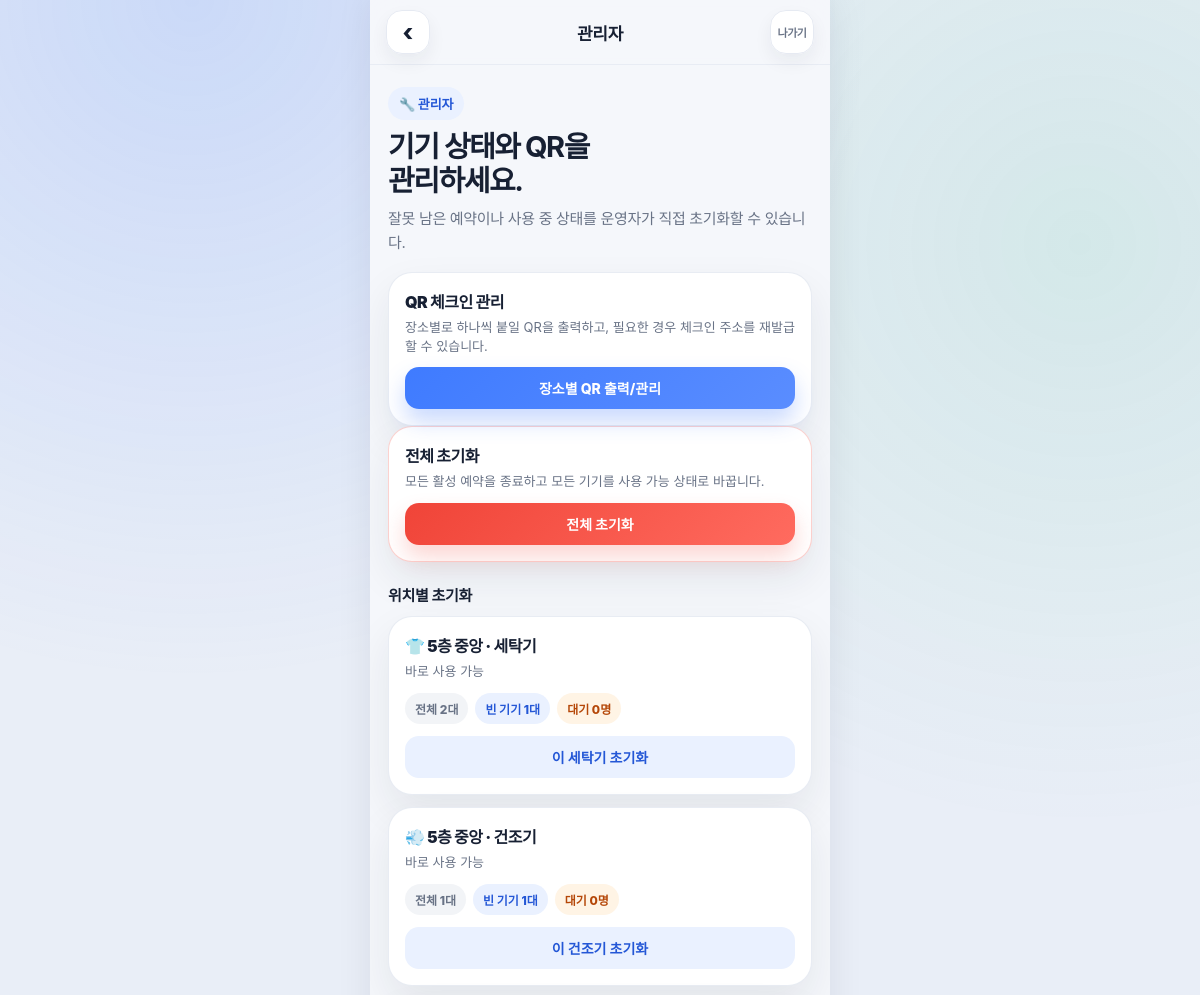
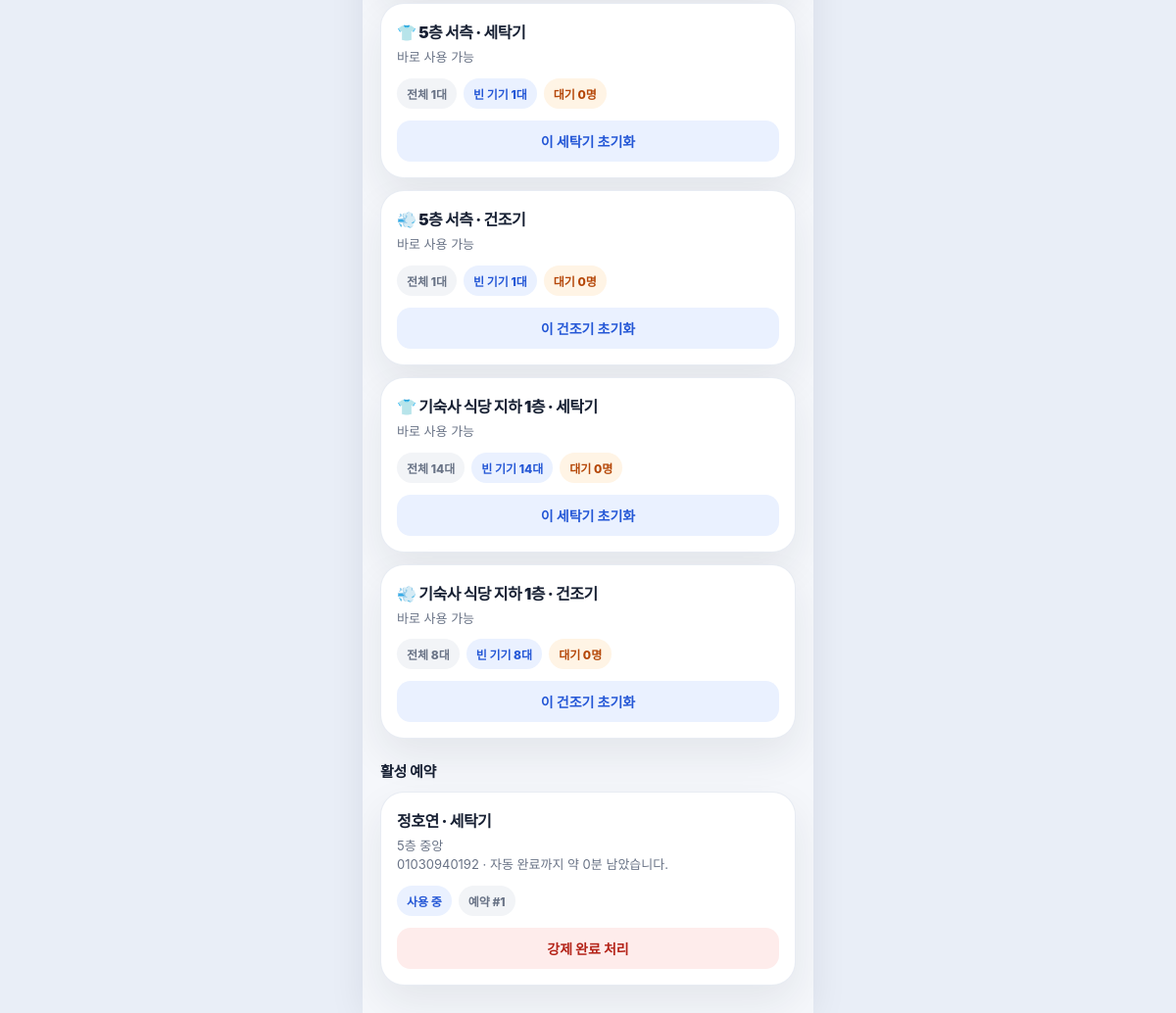
Page /admin (signed in) on the committed database (2 pictures, top to bottom).
### app.py (models this page shows)
class Location(db.Model):
    id = db.Column(db.Integer, primary_key=True)
    name = db.Column(db.String(50), nullable=False)
    qr_token = db.Column(db.String(64), nullable=True, default=create_location_qr_token)  # 장소별 QR 체크인 토큰

class Reservation(db.Model):
    id = db.Column(db.Integer, primary_key=True)
    machine_id = db.Column(db.Integer, db.ForeignKey('machine.id'), nullable=False)
    name = db.Column(db.String(50), nullable=False)
    contact = db.Column(db.String(100), nullable=False)  # 휴대폰 번호
    is_checked_in = db.Column(db.Boolean, default=False)
    is_completed = db.Column(db.Boolean, default=False)
    is_expired = db.Column(db.Boolean, default=False)
    created_at = db.Column(db.DateTime, default=datetime.now)
    notified_at = db.Column(db.DateTime, nullable=True)
    started_at = db.Column(db.DateTime, nullable=True)  # 사용 시작 시간, 자동 완료 기준
    access_token = db.Column(db.String(64), nullable=True)  # 숫자 URL 추측 방지용 예약 접근 토큰
    is_cancelled = db.Column(db.Boolean, default=False)  # 사용자가 직접 취소한 예약인지
    cancelled_at = db.Column(db.DateTime, nullable=True)  # 사용자가 예약을 취소한 시간
    call_message_sent_at = db.Column(db.DateTime, nullable=True)  # 사용 가능 알림 중복 발송 방지용
    expired_message_sent_at = db.Column(db.DateTime, nullable=True)  # 노쇼 취소 알림 중복 발송 방지용
    auto_finish_message_sent_at = db.Column(db.DateTime, nullable=True)  # 자동 완료 알림 중복 발송 방지용
    pre_call_message_sent_at = db.Column(db.DateTime, nullable=True)  # 완료 5분 전 사전 알림 중복 발송 방지용
    machine = db.relationship('Machine', backref='reservations')

### app.py (the view)
@app.route('/admin', methods=['GET', 'POST'])
def admin():
    password = get_admin_password()
    error = None
    if not password:
        return render_template(
            'admin_login.html',
            error='관리자 비밀번호가 설정되어 있지 않습니다. ADMIN_PASSWORD 환경 변수나 app.py의 DEFAULT_ADMIN_PASSWORD를 설정해주세요.',
            password_not_set=True
        ), 500
    if request.method == 'POST':
        input_password = request.form.get('password') or ''
        if input_password == password:
            session['is_admin'] = True
            return redirect(url_for('admin'))
        error = '관리자 비밀번호가 맞지 않습니다.'
    if not session.get('is_admin'):
        return render_template('admin_login.html', error=error, password_not_set=False)
    notice = session.pop('admin_notice', None)
    return render_template(
        'admin.html',
        notice=notice,
        groups=admin_group_items(),
        reservations=admin_reservation_items()
    )

### app.py (called while the page is built)
def get_config_module_value(name):
    try:
        import solapi_config
    except ImportError:
        return ''
    except Exception as e:
        print(f"solapi_config.py 읽기 실패: {e}")
        return ''
    return str(getattr(solapi_config, name, '') or '').strip()

def get_setting(names, default=''):
    dotenv_values = read_dotenv_values()
    for name in names:
        value = os.getenv(name)
        if value:
            return value.strip()
    for name in names:
        value = dotenv_values.get(name)
        if value:
            return str(value).strip()
    for name in names:
        value = get_config_module_value(name)
        if value:
            return value
    return str(default or '').strip()

def get_admin_password():
    return get_setting(
        ['ADMIN_PASSWORD', 'LAUNDRY_ADMIN_PASSWORD'],
        DEFAULT_ADMIN_PASSWORD
    )

def machine_type_label(machine_type):
    return "세탁기" if machine_type == "washer" else "건조기"

def auto_finish_minutes_for_type(machine_type):
    if machine_type == 'dryer':
        return DRYER_AUTO_FINISH_MINUTES
    return WASHER_AUTO_FINISH_MINUTES

def waiting_reservations_for_group(location_id, machine_type):
    return Reservation.query.join(Machine).filter(
        Machine.location_id == location_id,
        Machine.type == machine_type,
        Reservation.is_checked_in == False,
        Reservation.is_completed == False,
        Reservation.is_expired == False,
        Reservation.is_cancelled == False,
        Reservation.notified_at == None
    ).order_by(Reservation.created_at)

def get_machine_stats(location_id, machine_type):
    total = Machine.query.filter_by(location_id=location_id, type=machine_type).count()
    available = Machine.query.filter_by(
        location_id=location_id,
        type=machine_type,
        is_available=True
    ).count()
    waiting = waiting_reservations_for_group(location_id, machine_type).count()
    return {
        "total": total,
        "available": available,
        "using": total - available,
        "waiting": waiting,
    }

def machine_usage_minutes(machine_type):
    return auto_finish_minutes_for_type(machine_type)

def ceil_minutes(value):
    return max(0, int(math.ceil(value)))

def should_run_cleanup_for_request():
    if request.method != 'GET':
        return False
    return request.endpoint in {
        'dashboard',
        'select_location',
        'machines',
        'my_status',
        'qr_checkin',
        'admin',
        'admin_qr_codes',
    }

### templates/admin.html (shortened to what this page needs)
{% extends "base.html" %}
{% block topbar_title %}관리자{% endblock %}
{% block topbar_left %}<a href="{{ url_for('dashboard') }}" class="icon-button" aria-label="내 예약으로 이동">‹</a>{% endblock %}
{% block topbar_right %}<a href="{{ url_for('admin_logout') }}" class="text-button" aria-label="관리자 로그아웃">나가기</a>{% endblock %}
{% block content %}
<section class="page-head">
    <div class="kicker">🔧 관리자</div>
    <h1>기기 상태와 QR을<br>관리하세요.</h1>
    <p class="page-desc">잘못 남은 예약이나 사용 중 상태를 운영자가 직접 초기화할 수 있습니다.</p>
</section>
<section class="card admin-card">
    <div class="admin-row">
        <div class="admin-main">
            <strong class="admin-title">QR 체크인 관리</strong>
            <small class="admin-sub">장소별로 하나씩 붙일 QR을 출력하고, 필요한 경우 체크인 주소를 재발급할 수 있습니다.</small>
        </div>
    </div>
    <div class="admin-form">
        <a href="{{ url_for('admin_qr_codes') }}" class="btn btn-primary btn-small">장소별 QR 출력/관리</a>
    </div>
</section>
<section class="card danger-zone">
    <div class="admin-row">
        <div class="admin-main">
            <strong class="admin-title">전체 초기화</strong>
            <small class="admin-sub">모든 활성 예약을 종료하고 모든 기기를 사용 가능 상태로 바꿉니다.</small>
        </div>
    </div>
    <form class="admin-form" method="POST" action="{{ url_for('admin_reset_all') }}" onsubmit="return confirm('정말 전체 초기화를 진행할까요?');">
        <button type="submit" class="btn btn-danger btn-small">전체 초기화</button>
    </form>
</section>
<h2 class="section-title">위치별 초기화</h2>
<section class="stack">
    {% for item in groups %}
    <div class="card admin-card">
        <div class="admin-row">
            <div class="admin-main">
                <strong class="admin-title">{{ item.icon }} {{ item.location.name }} · {{ item.label }}</strong>
                <small class="admin-sub">{{ item.estimate.text if item.estimate else '예상 시간 없음' }}</small>
                <div class="admin-meta">
                    <span class="pill">전체 {{ item.stats.total }}대</span>
                    <span class="pill pill-primary">빈 기기 {{ item.stats.available }}대</span>
                    <span class="pill pill-warning">대기 {{ item.stats.waiting }}명</span>
                </div>
            </div>
        </div>
        <form class="admin-form" method="POST" action="{{ url_for('admin_reset_group_action') }}" onsubmit="return confirm('이 위치의 {{ item.label }} 예약을 초기화할까요?');">
            <button type="submit" class="btn btn-ghost btn-small">이 {{ item.label }} 초기화</button>
        </form>
    </div>
    {% endfor %}
</section>
<h2 class="section-title">활성 예약</h2>
<section class="stack">
    {% if reservations %}
        {% for item in reservations %}
        <div class="card admin-card">
            <div class="admin-row">
                <div class="admin-main">
                    <strong class="admin-title">{{ item.reservation.name }} · {{ item.type_label }}</strong>
                    <small class="admin-sub">
                        {{ item.location_name }}<br>
                        {{ item.reservation.contact }}{% if item.estimate %} · {{ item.estimate.text }}{% endif %}
                    </small>
                    <div class="admin-meta">
                        <span class="pill {{ item.pill_class }}">{{ item.status_text }}</span>
                        <span class="pill">예약 #{{ item.reservation.id }}</span>
                    </div>
                </div>
            </div>
            <form class="admin-form" method="POST" action="{{ url_for('admin_finish_reservation_action', res_id=item.reservation.id) }}" onsubmit="return confirm('이 예약을 강제 완료 처리할까요?');">
                <button type="submit" class="btn btn-danger-soft btn-small">강제 완료 처리</button>
            </form>
        </div>
        {% endfor %}
    {% else %}
        <div class="card empty-message">현재 활성 예약이 없습니다.</div>
    {% endif %}
</section>
{% endblock %}

### templates/base.html (shortened to what this page needs)
<!DOCTYPE html>
<html lang="ko">
<head>
</head>
<body>
    <div class="app-shell">
        {% block topbar %}
        <header class="topbar">
            <div class="topbar-row">
                <div>{% block topbar_left %}<span class="topbar-spacer"></span>{% endblock %}</div>
                <div class="topbar-title">{% block topbar_title %}기숙사 세탁 예약{% endblock %}</div>
                <div>{% block topbar_right %}<span class="topbar-spacer"></span>{% endblock %}</div>
            </div>
        </header>
        {% endblock %}
        <main class="content">
            {% block content %}{% endblock %}
        </main>
    </div>
</body>
</html>

### templates/base.html (style rules this page uses)
:root { --primary: #3F7BFF; --primary-weak: #EAF1FF; --primary-dark: #2457D6; --success: #17B26A; --success-weak: #E8F8F0; --danger: #F04438; --danger-weak: #FEECEB; --warning: #F79009; --warning-weak: #FFF4E5; --bg: #F5F7FB; --surface: #FFFFFF; --surface-soft: #F8FAFF; --line: #E6EAF2; --ink: #172033; --muted: #697386; --muted-light: #98A2B3; --shadow: 0 18px 40px rgba(23, 32, 51, 0.08); --radius-lg: 24px; --radius-md: 18px; --radius-sm: 14px; }
* { box-sizing: border-box; }
html { min-height: 100%; background: #E9EEF7; -webkit-text-size-adjust: 100%; }
body { min-height: 100svh; margin: 0; color: var(--ink); background: radial-gradient(circle at 16% 0%, rgba(63, 123, 255, 0.18), transparent 30%), radial-gradient(circle at 90% 12%, rgba(23, 178, 106, 0.10), transparent 28%), #E9EEF7; font-family: -apple-system, BlinkMacSystemFont, "Apple SD Gothic Neo", "Malgun Gothic", "Noto Sans KR", sans-serif; overscroll-behavior-y: contain; }
a { color: inherit; text-decoration: none; }
button, input { font: inherit; }
button, a, input { -webkit-tap-highlight-color: transparent; }
.app-shell { position: relative; width: 100%; max-width: 460px; min-height: 100svh; margin: 0 auto; background: var(--bg); box-shadow: 0 0 34px rgba(15, 23, 42, 0.08); display: flex; flex-direction: column; overflow-x: hidden; }
.topbar { position: sticky; top: 0; z-index: 20; padding: calc(10px + env(safe-area-inset-top)) 16px 10px; background: rgba(245, 247, 251, 0.90); backdrop-filter: blur(16px); border-bottom: 1px solid rgba(230, 234, 242, 0.85); }
.topbar-row { display: grid; grid-template-columns: 44px 1fr 44px; align-items: center; gap: 8px; }
.topbar-title { text-align: center; font-size: 17px; font-weight: 850; letter-spacing: -0.02em; }
.icon-button { width: 44px; height: 44px; border: 1px solid var(--line); border-radius: 16px; background: rgba(255, 255, 255, 0.9); display: inline-flex; align-items: center; justify-content: center; color: var(--ink); font-size: 24px; font-weight: 800; box-shadow: 0 8px 18px rgba(23, 32, 51, 0.06); }
.text-button { width: 44px; height: 44px; border: 1px solid var(--line); border-radius: 16px; background: rgba(255, 255, 255, 0.9); display: inline-flex; align-items: center; justify-content: center; color: var(--muted); font-size: 11px; font-weight: 850; letter-spacing: -0.04em; box-shadow: 0 8px 18px rgba(23, 32, 51, 0.06); }
.content { flex: 1; padding: 22px 18px calc(30px + env(safe-area-inset-bottom)); }
.page-head { margin-bottom: 18px; }
.kicker { display: inline-flex; align-items: center; gap: 6px; margin-bottom: 10px; padding: 7px 11px; border-radius: 999px; background: var(--primary-weak); color: var(--primary-dark); font-size: 13px; font-weight: 800; letter-spacing: -0.01em; }
h1 { margin: 0; font-size: 29px; line-height: 1.16; letter-spacing: -0.05em; }
.page-desc { margin: 10px 0 0; color: var(--muted); font-size: 15px; line-height: 1.55; letter-spacing: -0.02em; }
.card { background: var(--surface); border: 1px solid rgba(230, 234, 242, 0.9); border-radius: var(--radius-lg); box-shadow: var(--shadow); }
.stack { display: flex; flex-direction: column; gap: 12px; }
.btn { width: 100%; min-height: 56px; border: 0; border-radius: 17px; display: inline-flex; align-items: center; justify-content: center; gap: 8px; font-weight: 850; font-size: 16px; cursor: pointer; transition: transform 0.15s ease, box-shadow 0.15s ease, opacity 0.15s ease; }
.btn-primary { color: #FFFFFF; background: linear-gradient(135deg, var(--primary), #5A8DFF); box-shadow: 0 12px 22px rgba(63, 123, 255, 0.28); }
.btn-danger { color: #FFFFFF; background: linear-gradient(135deg, var(--danger), #FF6B5F); box-shadow: 0 12px 22px rgba(240, 68, 56, 0.22); }
.btn-danger-soft { color: #B42318; background: var(--danger-weak); box-shadow: none; }
.btn-ghost { color: var(--primary-dark); background: var(--primary-weak); box-shadow: none; }
.pill { display: inline-flex; align-items: center; gap: 6px; padding: 7px 10px; border-radius: 999px; background: #F2F4F7; color: var(--muted); font-size: 12px; font-weight: 850; white-space: nowrap; }
.pill-primary { color: var(--primary-dark); background: var(--primary-weak); }
.pill-warning { color: #B54708; background: var(--warning-weak); }
.section-title { margin: 22px 0 11px; color: var(--ink); font-size: 15px; font-weight: 850; letter-spacing: -0.02em; }

### rows in the picture
Location: location.name "5층 중앙" "5층 중앙", reservation.name "정호연", type_label "세탁기", location_name "5층 중앙", reservation.contact "01030940192", estimate.text "자동 완료까지 약 0분 남았습니다.", status_text "사용 중", reservation.id "1"
Location: location.name "5층 서측" "5층 서측"
Location: location.name "기숙사 식당 지하 1층" "기숙사 식당 지하 1층"

### other values in the picture
{{ item.icon }} "👕" "💨" "👕" "💨" "👕" "💨"
{{ item.label }} "세탁기" "건조기" "세탁기" "건조기" "세탁기" "건조기"
{{ item.estimate.text if item.estimate else '예상 시간 없음' }} "바로 사용 가능" "바로 사용 가능" "바로 사용 가능" "바로 사용 가능" "바로 사용 가능" "바로 사용 가능"
{{ item.stats.total }} "2" "1" "1" "1" "14" "8"
{{ item.stats.available }} "1" "1" "1" "1" "14" "8"
{{ item.stats.waiting }} "0" "0" "0" "0" "0" "0"
